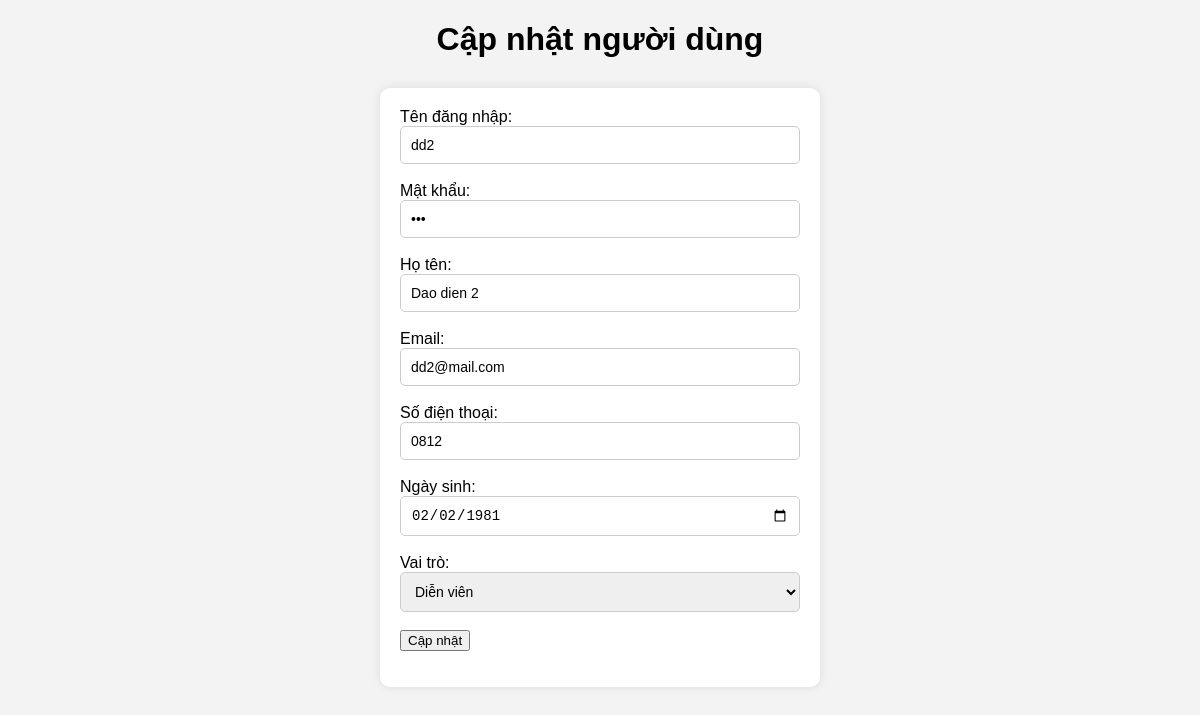
Screenshot of /buoi2/capnhatnguoidung.php?id=12 with the database file from the repository.
### tables this page shows
CREATE TABLE nguoi_dung (
    id INT PRIMARY KEY AUTO_INCREMENT,
    ten_dang_nhap VARCHAR(50) NOT NULL UNIQUE,
    mat_khau VARCHAR(50) NOT NULL,
    ho_ten VARCHAR(50),
    email VARCHAR(50) UNIQUE,
    sdt VARCHAR(15),
    vai_tro_id INT,
    ngay_sinh DATE,
    FOREIGN KEY (vai_tro_id) REFERENCES vai_tro(id)
);

### buoi2/capnhatnguoidung.php (the view, shortened to what this page needs)
<?php
include 'connect.php';
$id = intval($_GET['id']);
$sql = "SELECT * FROM nguoi_dung WHERE id = ?";
$stmt = $conn->prepare($sql);
$stmt->bind_param("i", $id);
$stmt->execute();
$result = $stmt->get_result();
$user = $result->fetch_assoc();
?>
<!DOCTYPE html>
<html lang="vi">
<head>
</head>
<body>
    <h1 style="text-align:center;">Cập nhật người dùng</h1>
    <form method="POST" action="">
        <label>Tên đăng nhập:</label><br>
        <input type="text" name="ten_dang_nhap" value="<?= $user['ten_dang_nhap'] ?>"><br><br>
        <label>Mật khẩu:</label><br>
        <input type="password" name="mat_khau" value="<?= $user['mat_khau'] ?>"><br><br>
        <label>Họ tên:</label><br>
        <input type="text" name="ho_ten" value="<?= $user['ho_ten'] ?>"><br><br>
        <label>Email:</label><br>
        <input type="email" name="email" value="<?= $user['email'] ?>"><br><br>
        <label>Số điện thoại:</label><br>
        <input type="text" name="sdt" value="<?= $user['sdt'] ?>"><br><br>
        <label>Ngày sinh:</label><br>
        <input type="date" name="ngay_sinh" value="<?= $user['ngay_sinh'] ?>"><br><br>
        <label>Vai trò:</label><br>
        <select name="vaitro">
            <option value="3" <?= $user['vai_tro_id'] == 3 ? "selected" : "" ?>>Diễn viên</option>
        </select>
        <br><br>
        <button type="submit">Cập nhật</button>
    </form>
</body>
</html>

### buoi2/capnhatnguoidung.php (style rules this page uses)
body { font-family: Arial, sans-serif; background: #f3f3f3; margin: 0; padding: 0; }
h1 { text-align: center; }
form { width: 400px; margin: 30px auto; padding: 20px; background: white; border-radius: 10px; box-shadow: 0px 0px 10px rgba(0, 0, 0, 0.1); }
input[type="text"], input[type="password"], input[type="email"], input[type="date"], select { width: 100%; padding: 10px; border: 1px solid #ccc; border-radius: 5px; font-size: 14px; box-sizing: border-box; }

### rows the page displays
nguoi_dung: ten_dang_nhap "dd2", ho_ten "Dao dien 2", email "dd2@mail.com", sdt "0812", ngay_sinh "02/02/1981", vaitro "Diễn viên"
